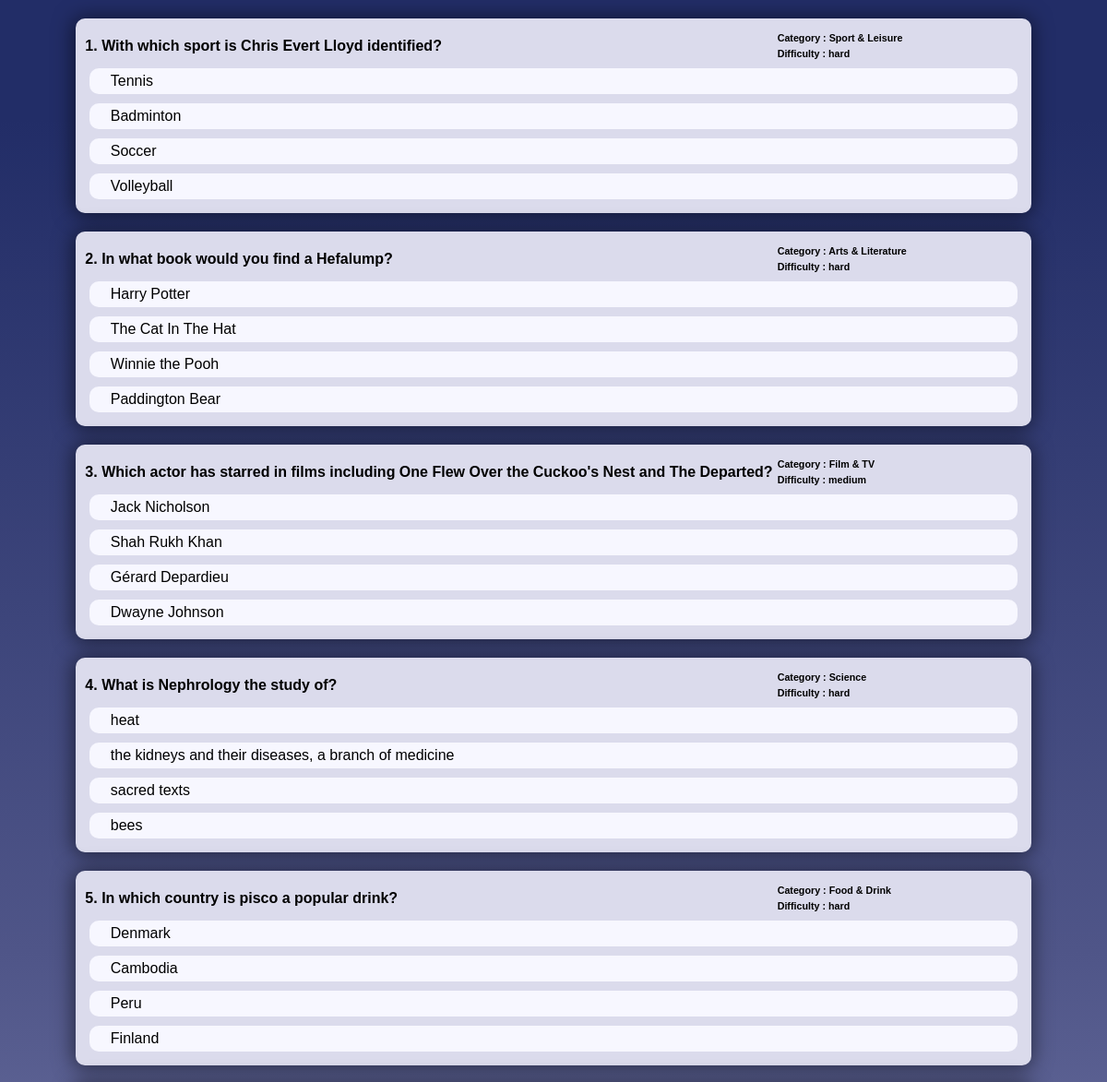
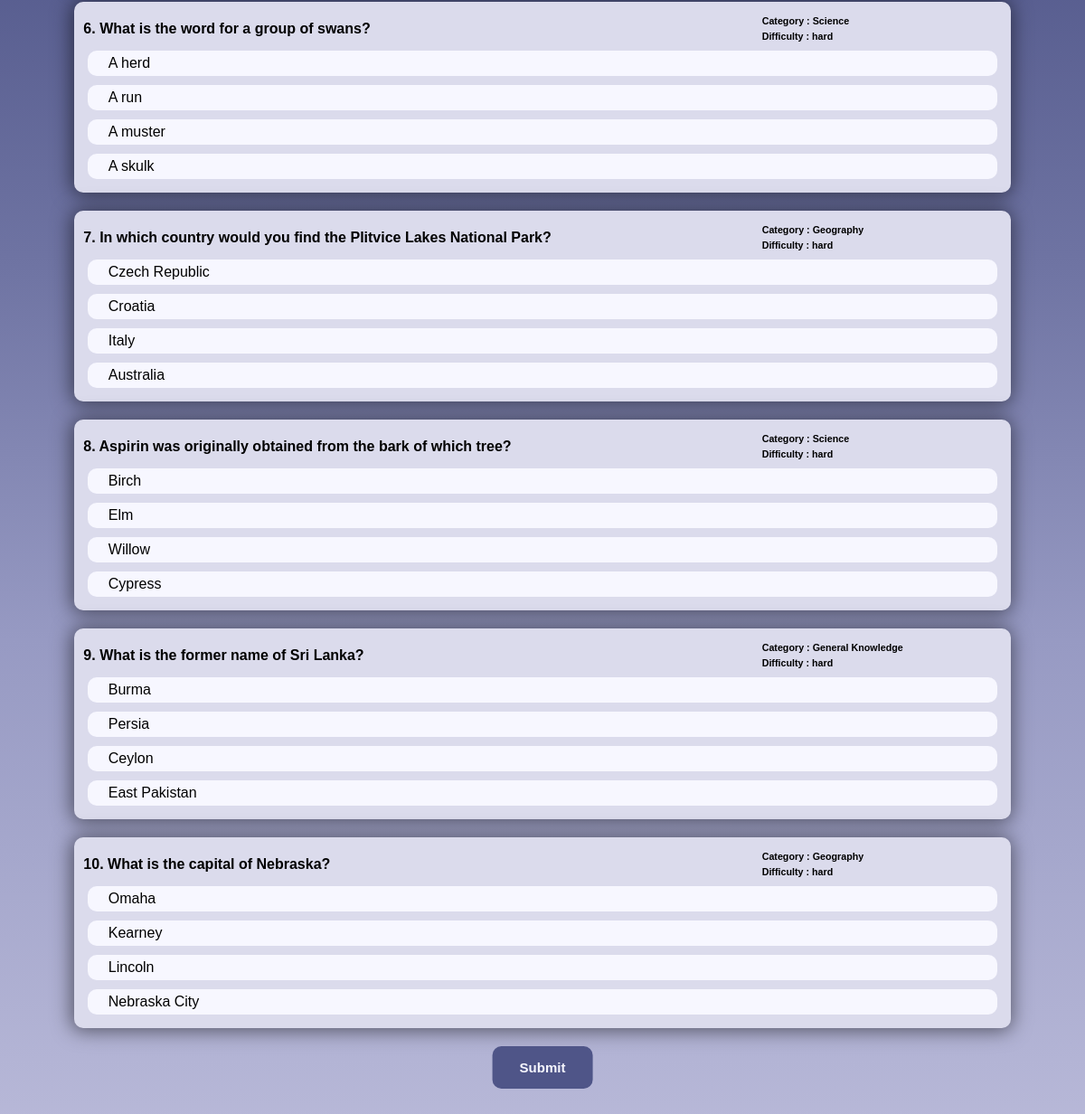
The app's page /quiz/45 with its own data (2 pictures, top to bottom).
### base/models.py (models this page shows, shortened)
class Question(models.Model):
    number = models.IntegerField(default=0)
    quiz = models.ForeignKey("Quiz",on_delete=models.CASCADE,null = True)
    question = models.CharField(max_length=300)
    correctAnswer = models.CharField(max_length=300)
    category = models.CharField(max_length=300,default = "string")
    incorrect = models.JSONField(default = "")
    difficulty = models.CharField(max_length=20,default = "easy")
    choices = models.JSONField(default= "")
    playerChoice = models.CharField(max_length=300,default="")

### base/views.py (the view, shortened to what this page needs)
# urls.py: path("quiz/<str:pk>",views.quizView,name = "quiz"),
def quizView(request,pk):
    quiz = Quiz.objects.get(id = pk)
    questions = Question.objects.filter(quiz = quiz)
    if quiz.completed == True:
        return redirect("result",pk = quiz.id)
    context = {"questions": questions}
    return render(request,"base/quiz.html",context)

### base/templates/base/quiz.html (shortened to what this page needs)
{% extends "base/main.html" %}
{% load static %}
{% block content %}
<div class = "container">
  <form method = "POST" action = "" id = "myform">
    {% for q in questions %}
    <div class = "question">
      <div class = "q__header">
        <div>
          <h4>{{q.number}}. {{q.question}}</h4>
        </div>
        <div class = q__info>
          <h6>Category : {{q.category}}</h6>
          <h6>Difficulty : {{q.difficulty}}</h6>
        </div>
      </div>
        <div class = "answers">
            {% for answer in q.choices %}
              <div class = "choice" id = "{{q.number}}">
                <p>{{answer}}</p>
              </div>
            {% endfor %}
        </div>
    </div>
    {% endfor %}
    <input form = "myform" class = "btn" type = "submit">
  </form>
</div>
{% endblock content %}

### static/styles/style.css (style rules this page uses)
* { margin: 0; padding: 0; font-family: "Fira Sans", sans-serif; }
html,body { scroll-behavior: smooth; display: flex; justify-content: center; align-items: center; min-height: 100vh; background: rgb(193,193,222); background: linear-gradient(0deg, rgba(193,193,222,1) 0%, rgba(151,154,195,1) 27%, rgba(111,116,163,1) 43%, rgba(79,85,136,1) 60%, rgba(34,45,103,1) 95%); }
.container { margin: auto; max-width: 1200px; display: flex; justify-content: space-evenly; align-items: center; }
.btn { background-color: #4f5588; border: none; border-radius: 10px; padding: 15px 30px; font-size: 15px; font-weight: 700; color: rgb(247, 247, 255); cursor: pointer; }
.container { margin: auto; max-width: 1200px; }
.q__header { display: flex; justify-content: space-between; align-items: center; }
.q__info { width: 250px; text-align: left; margin-right: 20px; }
.q__info h6 { margin: 5px; }
.answers { display: flex; flex-direction: column; }
.question { box-shadow: -1px 1px 21px 2px rgba(0,0,0,0.52); -webkit-box-shadow: -1px 1px 21px 2px rgba(0,0,0,0.52); -moz-box-shadow: -1px 1px 21px 2px rgba(0,0,0,0.52); background-color: rgb(219, 219, 236); padding: 10px; border-radius: 10px; margin: 20px }
.choice { background-color: rgb(247, 247, 255); padding: 5px; border-radius: 10px; margin: 5px; cursor: pointer; }
.choice p { display: inline-block; padding: 0px; margin: 0px; }
#myform .btn { position: relative; left: 50%; transform: translateX(-50%); margin-bottom: 200px; }
.q__info h6, .q__box__right h3 { margin: 5px; }

### records on screen
Question: number "1", question "With which sport is Chris Evert Lloyd identified?", category "Sport & Leisure", difficulty "hard", choices "Tennis" "Badminton" "Soccer" "Volleyball"
Question: number "2", question "In what book would you find a Hefalump?", category "Arts & Literature", difficulty "hard", choices "Harry Potter" "The Cat In The Hat" "Winnie the Pooh" "Paddington Bear"
Question: number "3", question "Which actor has starred in films including One Flew Over the Cuckoo's Nest and The Departed?", category "Film & TV", difficulty "medium", choices "Jack Nicholson" "Shah Rukh Khan" "Gérard Depardieu" "Dwayne Johnson"
Question: number "4", question "What is Nephrology the study of?", category "Science", difficulty "hard", choices "heat" "the kidneys and their diseases, a branch of medicine" "sacred texts" "bees"
Question: number "5", question "In which country is pisco a popular drink?", category "Food & Drink", difficulty "hard", choices "Denmark" "Cambodia" "Peru" "Finland"
Question: number "6", question "What is the word for a group of swans?", category "Science", difficulty "hard", choices "A herd" "A run" "A muster" "A skulk"
Question: number "7", question "In which country would you find the Plitvice Lakes National Park?", category "Geography", difficulty "hard", choices "Czech Republic" "Croatia" "Italy" "Australia"
Question: number "8", question "Aspirin was originally obtained from the bark of which tree?", category "Science", difficulty "hard", choices "Birch" "Elm" "Willow" "Cypress"
Question: number "9", question "What is the former name of Sri Lanka?", category "General Knowledge", difficulty "hard", choices "Burma" "Persia" "Ceylon" "East Pakistan"
Question: number "10", question "What is the capital of Nebraska?", category "Geography", difficulty "hard", choices "Omaha" "Kearney" "Lincoln" "Nebraska City"
